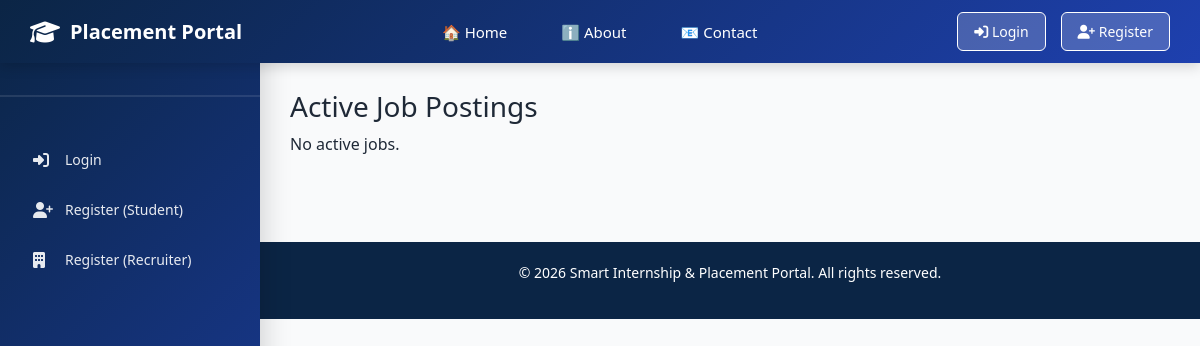
The app's page /jobs/, older data.
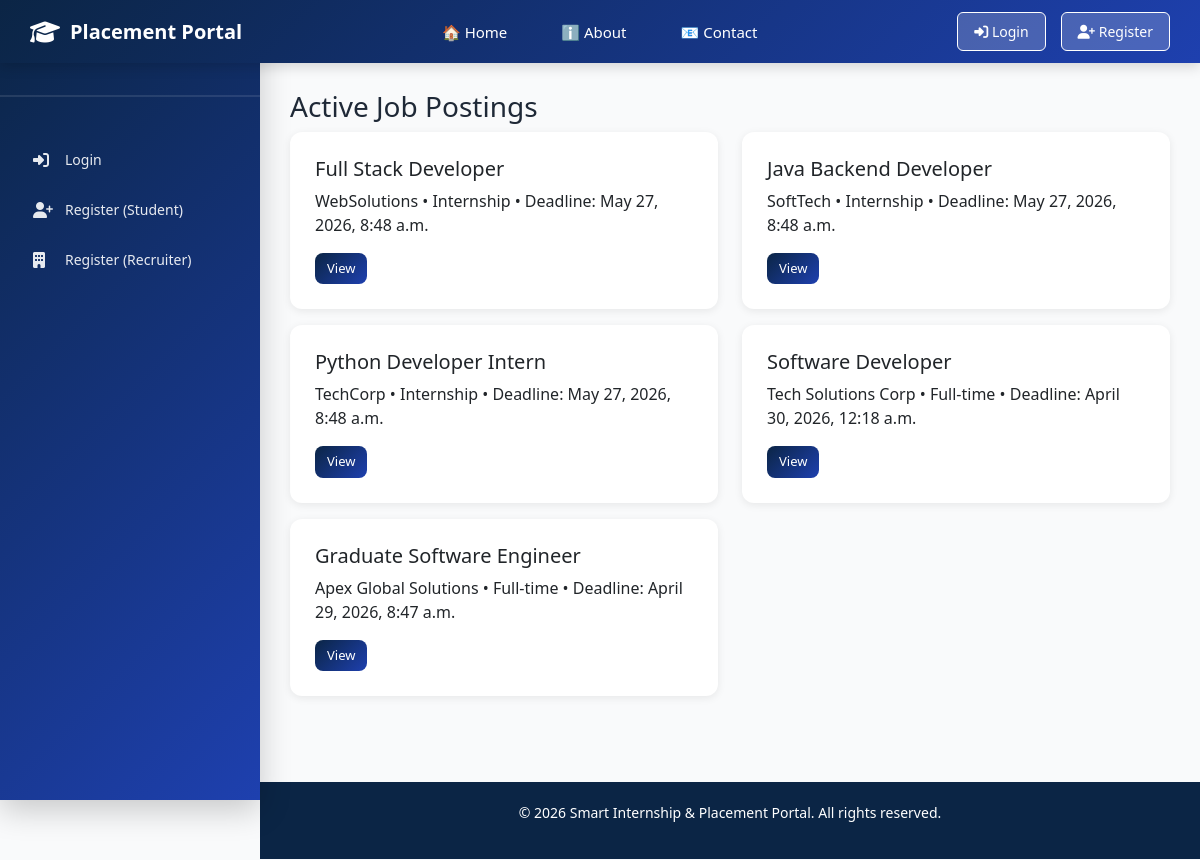
The same page, newer data.
### jobs/models.py (models this page shows, shortened)
class JobPost(models.Model):
    STATUS_OPEN = 'Open'
    STATUS_CLOSED = 'Closed'
    STATUS_CHOICES = [
        (STATUS_OPEN, 'Open'),
        (STATUS_CLOSED, 'Closed'),
    ]
    JOB_TYPE_CHOICES = [
        ('Full-time', 'Full-time'),
        ('Internship', 'Internship'),
        ('PPO', 'PPO')
    ]
    title = models.CharField(max_length=200)
    company = models.CharField(max_length=200)
    description = models.TextField()
    posted_by = models.ForeignKey(settings.AUTH_USER_MODEL, on_delete=models.CASCADE,
                                  related_name='job_posts', limit_choices_to={'role_type': 'RECRUITER'})
    min_cgpa = models.DecimalField(max_digits=4, decimal_places=2, default=0.00)
    max_backlogs = models.IntegerField(default=0)
    branches = models.CharField(max_length=200, blank=True, help_text="Comma separated branch names")
    job_type = models.CharField(max_length=50, choices=JOB_TYPE_CHOICES, default='Internship')
    package = models.DecimalField(max_digits=9, decimal_places=2, null=True, blank=True)
    deadline = models.DateTimeField()
    status = models.CharField(max_length=20, choices=STATUS_CHOICES, default=STATUS_OPEN)
    created_at = models.DateTimeField(auto_now_add=True, null=True)
    updated_at = models.DateTimeField(auto_now=True)
    class Meta:
        ordering = ['-deadline']
        indexes = [
            models.Index(fields=['status', 'deadline']),
            models.Index(fields=['posted_by']),
        ]

### jobs/views.py (the view, shortened to what this page needs)
# urls.py: path('', views.JobListView.as_view(), name='job_list'),
class JobListView(ListView):
    model = JobPost
    template_name = 'jobs/job_list.html'
    context_object_name = 'jobs'
    paginate_by = 20
    def get_queryset(self):
        qs = JobPost.objects.filter(
            status=JobPost.STATUS_OPEN,
            deadline__gte=timezone.now()
        ).order_by('-deadline')
        user = self.request.user
        return qs

### templates/jobs/job_list.html
{% extends 'base.html' %}
{% block content %}
<h3>Active Job Postings</h3>
<div class="row">
  {% for job in jobs %}
    <div class="col-md-6">
      <div class="card mb-3">
        <div class="card-body">
          <h5 class="card-title">{{ job.title }}</h5>
          <p class="card-text">{{ job.company }} • {{ job.job_type }} • Deadline: {{ job.deadline }}</p>
          <a href="{% url 'job_detail' job.pk %}" class="btn btn-sm btn-primary">View</a>
        </div>
      </div>
    </div>
  {% empty %}
    <p>No active jobs.</p>
  {% endfor %}
</div>
{% endblock %}

### templates/base.html (shortened to what this page needs)
<!doctype html>
<html lang="en">
<head>
    <link href="https://cdn.jsdelivr.net/npm/bootstrap@5.3.0/dist/css/bootstrap.min.css" rel="stylesheet">
    <link href="https://cdnjs.cloudflare.com/ajax/libs/font-awesome/6.4.0/css/all.min.css" rel="stylesheet">
</head>
<body>
    <nav class="navbar-top">
        <div class="navbar-top-content">
            <a href="/" class="navbar-brand">
                <i class="fas fa-graduation-cap"></i>
                <span>Placement Portal</span>
            </a>
            <ul class="navbar-menu">
                <li><a href="/">🏠 Home</a></li>
                <li><a href="#about">ℹ️ About</a></li>
                <li><a href="#contact">📧 Contact</a></li>
            </ul>
            <div class="navbar-actions">
                {% if user.is_authenticated %}
                    <div class="navbar-user-info" onclick="toggleUserDropdown(event)">
                        {% if user.profile_photo %}
                            <img src="{{ user.profile_photo.url }}" alt="Profile" class="navbar-profile-photo">
                        {% elif user.studentprofile.profile_photo %}
                            <img src="{{ user.studentprofile.profile_photo.url }}" alt="Profile" class="navbar-profile-photo">
                        {% else %}
                            <div class="navbar-profile-photo" style="background: linear-gradient(135deg, var(--primary), var(--secondary)); display: flex; align-items: center; justify-content: center; color: white;">
                                <i class="fas fa-user" style="font-size: 16px;"></i>
                            </div>
                        {% endif %}
                        <div class="navbar-user-text">
                            <span class="navbar-user-name">{{ user.first_name|default:user.username }}</span>
                            <span class="navbar-user-role">
                                {% if user.is_student %}
                                    Student
                                {% elif user.is_recruiter %}
                                    Recruiter
                                {% elif user.is_tpo %}
                                    Admin
                                {% endif %}
                            </span>
                        </div>
                        <i class="fas fa-chevron-down"></i>
                        <div class="navbar-dropdown" id="userDropdown">
                            {% if user.is_student %}
                                <a href="{% url 'student_profile' %}" class="navbar-dropdown-item">
                                    <i class="fas fa-user-circle"></i> My Profile
                                </a>
                                <a href="{% url 'student_dashboard' %}" class="navbar-dropdown-item">
                                    <i class="fas fa-chart-line"></i> Dashboard
                                </a>
                            {% elif user.is_recruiter %}
                                <a href="{% url 'recruiter_profile' %}" class="navbar-dropdown-item">
                                    <i class="fas fa-building"></i> Company Profile
                                </a>
                                <a href="{% url 'recruiter_dashboard' %}" class="navbar-dropdown-item">
                                    <i class="fas fa-chart-line"></i> Dashboard
                                </a>
                            {% elif user.is_tpo %}
                                <a href="{% url 'tpo_dashboard' %}" class="navbar-dropdown-item">
                                    <i class="fas fa-chart-pie"></i> Admin Dashboard
                                </a>
                            {% endif %}
                            <a href="{% url 'logout' %}" class="navbar-dropdown-item" style="color: #ef4444; border-top: 2px solid #e5e7eb;">
                                <i class="fas fa-sign-out-alt"></i> Logout
                            </a>
                        </div>
                    </div>
                {% else %}
                    <a href="{% url 'login' %}" class="btn btn-nav-login">
                        <i class="fas fa-sign-in-alt"></i> Login
                    </a>
                    <a href="{% url 'student_register' %}" class="btn btn-nav-login">
                        <i class="fas fa-user-plus"></i> Register
                    </a>
                {% endif %}
            </div>
        </div>
    </nav>
    <div class="d-flex">
        <nav class="sidebar">
            <div class="sidebar-header">
                <a href="/" class="sidebar-brand">
                    <i class="fas fa-graduation-cap"></i>
                    <span>Placement Portal</span>
                </a>
            </div>
            {% if user.is_authenticated %}
                {% if user.is_student %}
                    <div class="nav-section">
                        <div class="nav-section-title">Dashboard</div>
                        <a href="{% url 'student_dashboard' %}">
                            <i class="fas fa-chart-line"></i>
                            <span>My Dashboard</span>
                        </a>
                        <a href="{% url 'job_list' %}">
                            <i class="fas fa-briefcase"></i>
                            <span>Browse Jobs</span>
                        </a>
                    </div>
                    <div class="nav-section">
                        <div class="nav-section-title">Advanced Features</div>
                        <a href="{% url 'pcs_dashboard' %}">
                            <i class="fas fa-star"></i>
                            <span>PCS Dashboard</span>
                        </a>
                        <a href="{% url 'ai_analytics:student_ai_dashboard' %}">
                            <i class="fas fa-brain"></i>
                            <span>AI Skill Analysis</span>
                        </a>
                        <a href="{% url 'dream_company' %}">
                            <i class="fas fa-target"></i>
                            <span>Dream Company</span>
                        </a>
                        <a href="{% url 'prep_vault' %}">
                            <i class="fas fa-book"></i>
                            <span>Prep Vault</span>
                        </a>
                        <a href="{% url 'interview_experience_submit' %}">
                            <i class="fas fa-pencil-alt"></i>
                            <span>Share Interview</span>
                        </a>
                    </div>
                    <div class="nav-section">
                        <div class="nav-section-title">Profile</div>
                        <a href="{% url 'student_profile' %}">
                            <i class="fas fa-user"></i>
                            <span>My Profile</span>
                        </a>
                    </div>
                {% endif %}
                {% if user.is_recruiter %}
                    <div class="nav-section">
                        <div class="nav-section-title">Dashboard</div>
                        <a href="{% url 'recruiter_dashboard' %}">
                            <i class="fas fa-chart-line"></i>
                            <span>Dashboard</span>
                        </a>
                        <a href="{% url 'job_create' %}">
                            <i class="fas fa-plus-circle"></i>
                            <span>Post Job</span>
                        </a>
                    </div>
                    <div class="nav-section">
                        <div class="nav-section-title">Advanced Features</div>
                        <a href="{% url 'recruiter_rating' %}">
                            <i class="fas fa-star"></i>
                            <span>My Response Rating</span>
                        </a>
                    </div>
                    <div class="nav-section">
                        <div class="nav-section-title">Management</div>
                        <a href="{% url 'recruiter_profile' %}">
                            <i class="fas fa-building"></i>
                            <span>Company Profile</span>
                        </a>
                    </div>
                {% endif %}
                {% if user.is_tpo %}
                    <div class="nav-section">
                        <div class="nav-section-title">Dashboard</div>
                        <a href="{% url 'tpo_dashboard' %}">
                            <i class="fas fa-chart-pie"></i>
                            <span>Analytics</span>
                        </a>
                        <a href="{% url 'ai_analytics:tpo_ai_dashboard' %}">
                            <i class="fas fa-brain"></i>
                            <span>AI Analytics</span>
                        </a>
                    </div>
                    <div class="nav-section">
                        <div class="nav-section-title">Management</div>
                        <a href="{% url 'tpo_student_list' %}">
                            <i class="fas fa-check-circle"></i>
                            <span>Verify Students</span>
                        </a>
                        <a href="{% url 'tpo_recruiter_list' %}">
                            <i class="fas fa-user-tie"></i>
                            <span>Approve Recruiters</span>
                        </a>
                        <a href="{% url 'tpo_export_placed' %}">
                            <i class="fas fa-download"></i>
                            <span>Export Report</span>
                        </a>
                    </div>
                    <div class="nav-section">
                        <div class="nav-section-title">Advanced Features</div>
                        <a href="{% url 'tpo_interview_experiences' %}">
                            <i class="fas fa-check-square"></i>
                            <span>Approve Experiences</span>
                        </a>
                    </div>
                {% endif %}
            {% else %}
                <div class="nav-section">
                    <a href="{% url 'login' %}">
                        <i class="fas fa-sign-in-alt"></i>
                        <span>Login</span>
                    </a>
                    <a href="{% url 'student_register' %}">
                        <i class="fas fa-user-plus"></i>
                        <span>Register (Student)</span>
                    </a>
                    <a href="{% url 'recruiter_register' %}">
                        <i class="fas fa-building"></i>
                        <span>Register (Recruiter)</span>
                    </a>
                </div>
            {% endif %}
        </nav>
        <div class="main-container flex-grow-1">
            <div class="content-area animate-in">
                {% block content %}{% endblock %}
            </div>
            <div class="footer">
                <p>&copy; 2026 Smart Internship & Placement Portal. All rights reserved.</p>
            </div>
        </div>
    </div>
</body>
</html>
</html>

Row changes from the older to the newer data that the page shows:
added JobPost: title "Full Stack Developer", company "WebSolutions", job_type "Internship", deadline "May 27, 2026, 8:48 a.m."
added JobPost: title "Java Backend Developer", company "SoftTech", job_type "Internship", deadline "May 27, 2026, 8:48 a.m."
added JobPost: title "Python Developer Intern", company "TechCorp", job_type "Internship", deadline "May 27, 2026, 8:48 a.m."
added JobPost: title "Software Developer", company "Tech Solutions Corp", job_type "Full-time", deadline "April 30, 2026, 12:18 a.m."
added JobPost: title "Graduate Software Engineer", company "Apex Global Solutions", job_type "Full-time", deadline "April 29, 2026, 8:47 a.m."
Text that changed along with them:
text no longer shown: "No active jobs."
